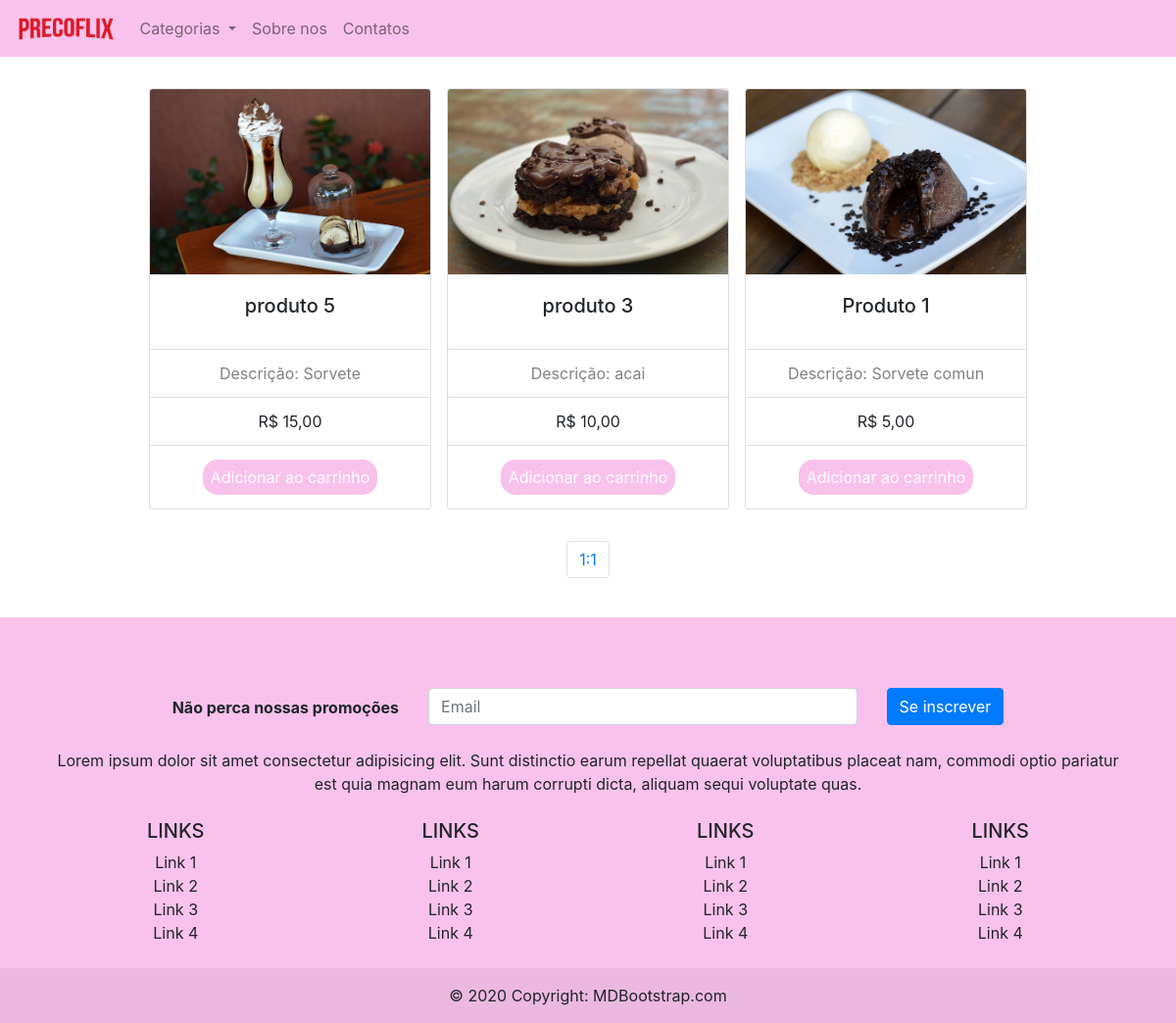
The page /categoria/Sorvete on the database as committed earlier.
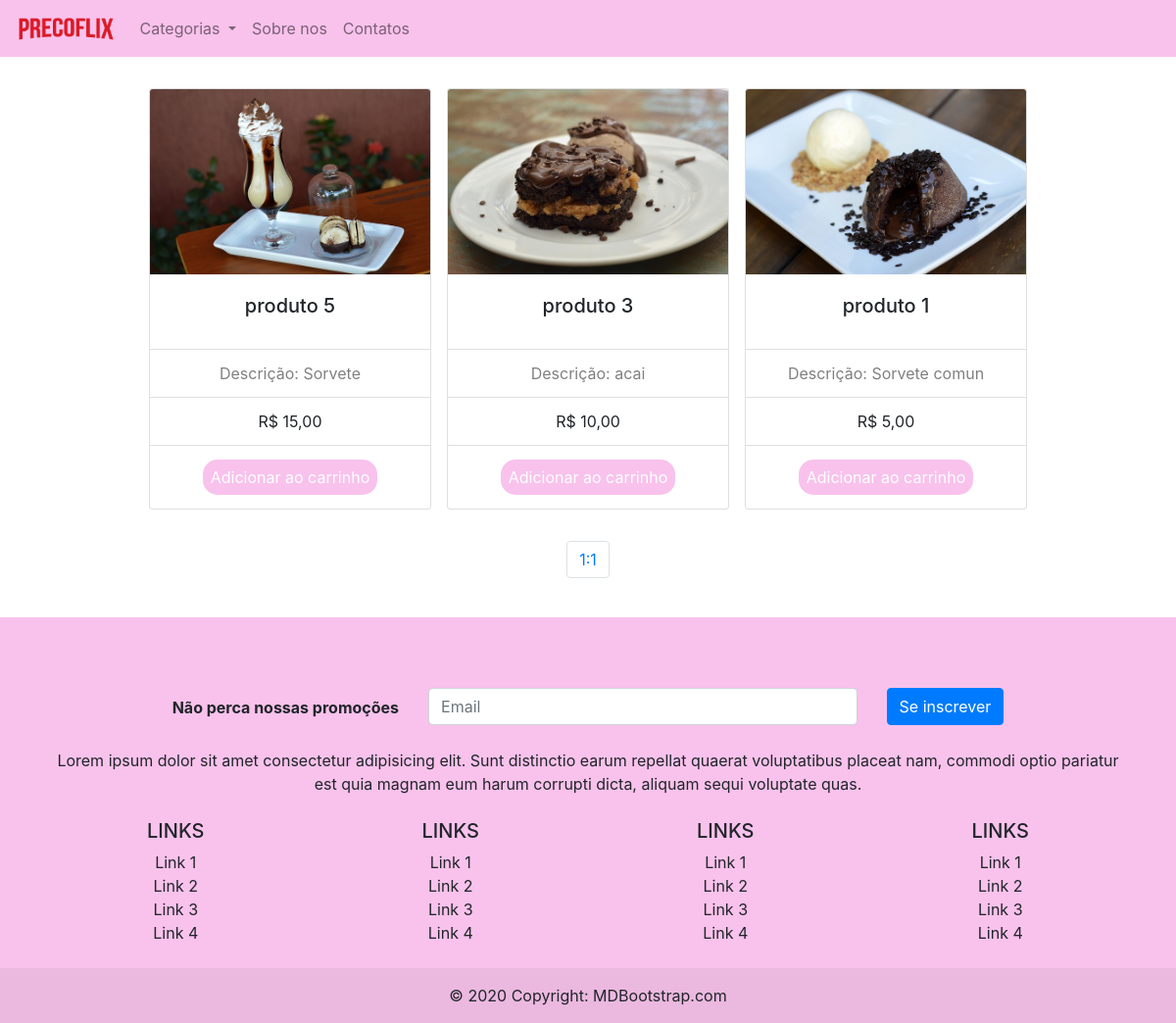
The same page on the database as committed later.
### produto/models.py (models this page shows, shortened)
class Produto(models.Model):
    nome_produto = models.CharField(max_length=100)
    img = models.ImageField(upload_to='post_img')
    categoria = models.ForeignKey(Categoria, on_delete=models.CASCADE)
    preco = models.FloatField()
    descricao = models.TextField()
    ingredientes = models.CharField(max_length=2000)
    adicionais = models.ManyToManyField(Adicional, blank=True)
    promocao=models.BooleanField(default=False)
    ativo = models.BooleanField(default=True)

### produto/views.py (the view)
# urls.py: path("categoria/<str:nome>", views.categorias, name='categoria'),
def categorias(request, nome):
    categorias = get_categorias_com_contagem()
    if not request.session.get('carrinho'):
        request.session['carrinho'] = []
        request.session.save()
    categoria_nome = get_object_or_404(Categoria, categoria=nome)
    produtos =Produto.objects.only('nome_produto','img','descricao','preco','descricao','ingredientes','adicionais').filter(ativo=True,categoria=categoria_nome).all().order_by('-id')
    pagina = Paginator(produtos,25)
    pg_number = request.GET.get('page')
    paginas = pagina.get_page(pg_number)
    return render(request, 'home.html', {'produtos': paginas,
                                        'carrinho': len(request.session['carrinho']),
                                        'categorias': categorias,})

### produto/views.py (called while the page is built)
def get_categorias_com_contagem():
    cached_categorias = cache.get('all_categorias_com_contagem')
    if cached_categorias is None:
        categorias = Categoria.objects.annotate(quantidade=Count('produto')).values('id', 'categoria', 'quantidade')
        cached_categorias = [{'id': cat['id'], 'categoria': cat['categoria'], 'quantidade': cat['quantidade']} for cat in categorias]
        cache.set('all_categorias_com_contagem', cached_categorias, timeout=1800)
    return cached_categorias

### produto/templates/home.html (shortened to what this page needs)
{%extends 'base.html'%}
{% block 'conteudo'%}
<div class="container-fluid">
    <div class="row justify-content-center">
    {% for produto in produtos %}
        {% if produto.ativo %}
      <div class="card carde" style="width: 18rem;">
        <img src="{{produto.img.url}}" class="card-img-top" alt="{{produto.img.url}}">
        <div class="card-body">
          <h5 class="card-title text-center">{{produto.nome_produto}}</h5>
        </div>
        <ul class="list-group list-group-flush text-center">
          <li class="list-group-item" style="color: gray;">Descrição: {{produto.descricao}}</li>
          <li class="list-group-item">R$ {{produto.preco}}0</li>
        </ul>
        <div class="card-body text-center">
          <a style="margin-top: 20px;" href="{% url 'produto' produto.id%}" class="botao">Adicionar ao carrinho</a>
        </div>
      </div>
      {% endif %}
      {% endfor %}
    </div>
    <br>
    <nav aria-label="Page navigation example">
      <ul class="pagination">
        <li class="page-item"><a class="page-link" href="#">{{ produtos.number }}:{{ produtos.paginator.num_pages }}</a></li>
      </ul>
    </nav>
  </div>
{%endblock%}

### templates/base.html (shortened to what this page needs)
{% load static %}
<!doctype html>
<html lang="pt-BR">
  <head>
    <link rel="stylesheet" href="https://cdn.jsdelivr.net/npm/bootstrap@4.6.0/dist/css/bootstrap.min.css" >
    <link rel="stylesheet" href="{% static 'produto/css/css.css' %}" >
  </head>
  <body>
    <nav class="navbar navbar-expand-lg navbar-light corBorda">
        <a class="navbar-brand" href="{% url 'home'%}"><img src="/static/img/logo.png" height="30px" alt="flixdopreco">
        </a>
        <div class="collapse navbar-collapse" id="navbarNavDropdown">
          <ul class="navbar-nav">
            <li class="nav-item dropdown">
              <a class="nav-link dropdown-toggle" href="#" id="navbarDropdownMenuLink" role="button" data-toggle="dropdown" aria-haspopup="true" aria-expanded="false">
                Categorias
              </a>
            </li>
              <li>
                  <a class="nav-link " href="{% url 'loja'%}"  role="button">
                Sobre nos
              </a>
              </li>
              <li>
                  <a class="nav-link " href="{% url 'contact'%}"  role="button">
                      Contatos
                  </a>
              </li>
          </ul>
        </div>
      </nav>
      <br>
      <div id="carouselExampleCaptions" class="carousel slide container-fluid" data-ride="carousel">
        <a class="carousel-control-prev" href="#carouselExampleCaptions" role="button" data-slide="prev">
          <span class="carousel-control-prev-icon" aria-hidden="true"></span>
        </a>
        <a class="carousel-control-next" href="#carouselExampleCaptions" role="button" data-slide="next">
          <span class="carousel-control-next-icon" aria-hidden="true"></span>
        </a>
      </div>
      {% block 'conteudo' %}
      {% endblock %}
        <br>
<footer class="bg-body-tertiary text-center">
  <div class="container p-4">
    <section class="mb-4">
      <a data-mdb-ripple-init class="btn btn-outline btn-floating m-1" href="#!" role="button"
        ></a>
      <a data-mdb-ripple-init class="btn btn-outline btn-floating m-1" href="#!" role="button"
        ></a>
      <a data-mdb-ripple-init class="btn btn-outline btn-floating m-1" href="#!" role="button"
        ></a>
      <a data-mdb-ripple-init class="btn btn-outline btn-floating m-1" href="#!" role="button"
        ></a>
      <a data-mdb-ripple-init class="btn btn-outline btn-floating m-1" href="#!" role="button"
        ></a>
      <a data-mdb-ripple-init class="btn btn-outline btn-floating m-1" href="#!" role="button"
        ></a>
    </section>
    <section class="">
      <form method="POST"  action="{% url 'formulario' %}">{% csrf_token %}
        <div class="row d-flex justify-content-center">
          <div class="col-auto">
            <p class="pt-2">
              <strong>Não perca nossas promoções</strong>
            </p>
          </div>
          <div class="col-md-5 col-12">
            <div data-mdb-input-init class="form-outline mb-4">
              <form  action="" class="form-inline">
                <input type="email" name="email" id="email" class="form-control" placeholder="Email" />
            </div>
          </div>
          <div class="col-auto">
            <button data-mdb-ripple-init type="submit" class="btn btn-outline mb-4 btn-primary">
              Se inscrever
            </button>
          </div>
        </div>
      </form>
    </section>
    <section class="mb-4">
      <p>
        Lorem ipsum dolor sit amet consectetur adipisicing elit. Sunt distinctio earum
        repellat quaerat voluptatibus placeat nam, commodi optio pariatur est quia magnam eum
        harum corrupti dicta, aliquam sequi voluptate quas.
      </p>
    </section>
    <section class="">
      <div class="row">
        <div class="col-lg-3 col-md-6 mb-4 mb-md-0">
          <h5 class="text-uppercase">Links</h5>
          <ul class="list-unstyled mb-0">
            <li>
              <a class="text-body" href="#!">Link 1</a>
            </li>
            <li>
              <a class="text-body" href="#!">Link 2</a>
            </li>
            <li>
              <a class="text-body" href="#!">Link 3</a>
            </li>
            <li>
              <a class="text-body" href="#!">Link 4</a>
            </li>
          </ul>
        </div>
        <div class="col-lg-3 col-md-6 mb-4 mb-md-0">
          <h5 class="text-uppercase">Links</h5>
          <ul class="list-unstyled mb-0">
            <li>
              <a class="text-body" href="#!">Link 1</a>
            </li>
            <li>
              <a class="text-body" href="#!">Link 2</a>
            </li>
            <li>
              <a class="text-body" href="#!">Link 3</a>
            </li>
            <li>
              <a class="text-body" href="#!">Link 4</a>
            </li>
          </ul>
        </div>
        <div class="col-lg-3 col-md-6 mb-4 mb-md-0">
          <h5 class="text-uppercase">Links</h5>
          <ul class="list-unstyled mb-0">
            <li>
              <a class="text-body" href="#!">Link 1</a>
            </li>
            <li>
              <a class="text-body" href="#!">Link 2</a>
            </li>
            <li>
              <a class="text-body" href="#!">Link 3</a>
            </li>
            <li>
              <a class="text-body" href="#!">Link 4</a>
            </li>
          </ul>
        </div>
        <div class="col-lg-3 col-md-6 mb-4 mb-md-0">
          <h5 class="text-uppercase">Links</h5>
          <ul class="list-unstyled mb-0">
            <li>
              <a class="text-body" href="#!">Link 1</a>
            </li>
            <li>
              <a class="text-body" href="#!">Link 2</a>
            </li>
            <li>
              <a class="text-body" href="#!">Link 3</a>
            </li>
            <li>
              <a class="text-body" href="#!">Link 4</a>
            </li>
          </ul>
        </div>
      </div>
    </section>
  </div>
  <div class="text-center p-3" style="background-color: rgba(0, 0, 0, 0.05);">
    © 2020 Copyright:
    <a class="text-reset fw-bold" href="https://mdbootstrap.com/">MDBootstrap.com</a>
  </div>
</footer>
  </body>
</html>

### templates/static/produto/css/css.css (style rules this page uses)
:root { --vermelho:#b30808; --preta:#141414; --branco:#fff; --cinza:#aaa; --rosa:#f8c2ec; --rosaforte:#bd219b; }
.pagination { display: flex; padding-left: 0; list-style: none; justify-content: center; }
.carde { margin: 8px; }
.corBorda { background-color: var(--rosa); }
.botao { background-color: var(--rosa); color: var(--branco); padding: 8px; border-radius: 15px; transition: 0.2s; }
body { background-color:var(--branco); }
footer { background-color: var(--rosa); }

Rows that differ between the two databases and show on the page:
changed Produto "Sorvete comun": nome_produto "Produto 1" → "produto 1"
